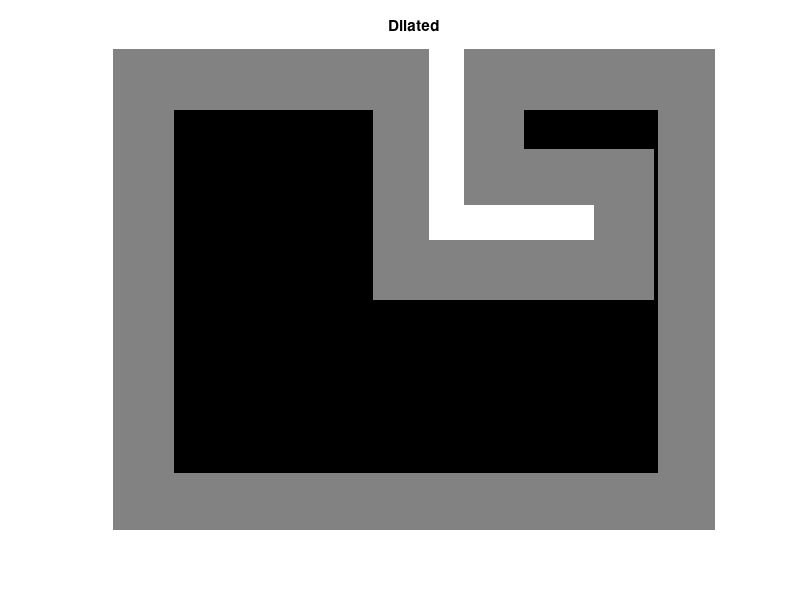

The MATLAB source for this figure:
%% Big map
map = zeros(85,384);
map(1:end,1)=1;
map(1:end,end)=1;
map(1,1:end)=1;
map(end,1:end)=1;
map(end-45:end,128*2:128*2+15) = 1;
map(end-45:end-30,128*2-15:128*2) = 1;
save('bigmap','map')
% Cost map
costwidth = 25;
se = strel('square', costwidth);
costmap = imdilate(map,se);
% temp = costmap;
% while (length(find(costmap==0))>0)
%     temp = (imdilate(temp,se));
%     costmap = costmap + temp;
% end
costmap = (costmap+map)%*50);
figure(1), imshow(costmap/max(max(costmap))), title('Dilated')
save('bigcostmap','costmap')

%% Small map
map = zeros(113,141);
map(1:end,1)=1;
map(1:end,end)=1;
map(1,1:end)=1;
map(end,1:end)=1;
map(1:45,end-66:end-59) = 1;
map(38:45,end-66:end-29) = 1;
save('smallmap','map')

% Cost map
costwidth = 28;
se = strel('square', costwidth);
costmap = imdilate(map,se);
% temp = costmap;
% while (length(find(costmap==0))>0)
%     temp = (imdilate(temp,se));
%     costmap = costmap + temp;
% end
costmap = (costmap+map)%*50);
figure(1), imshow(costmap/max(max(costmap))), title('Dilated')
save('smallcostmap','costmap')
